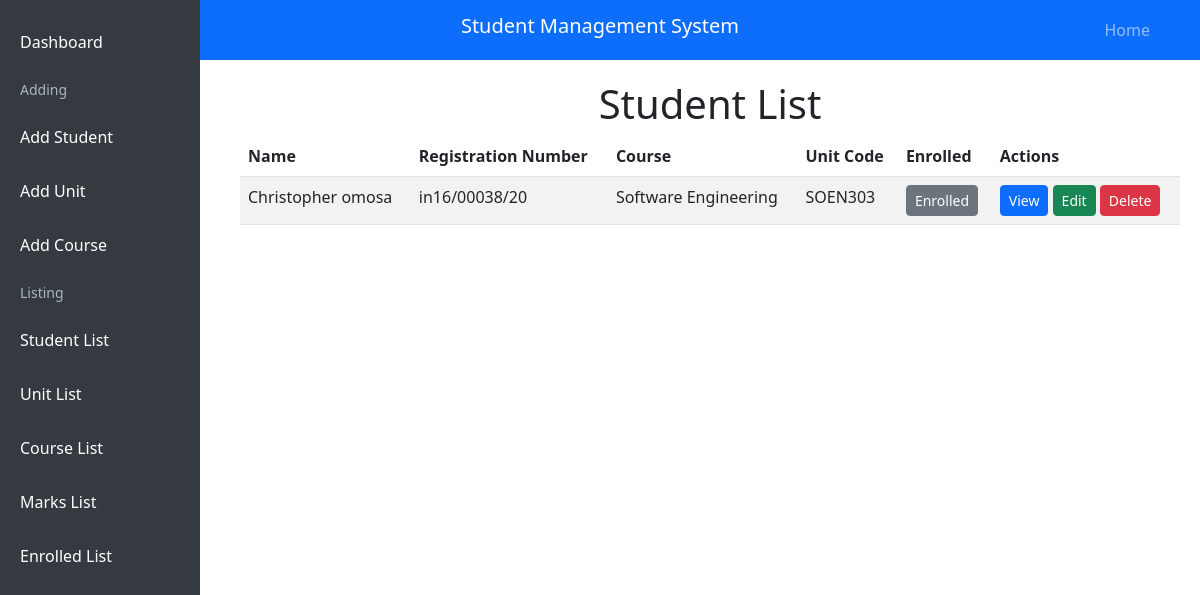
The page /student_list/ on the database its author committed.
### crud_app/models.py (models this page shows, shortened)
class Student(models.Model):
    name = models.CharField(max_length=100)
    reg_no = models.CharField(max_length=20, unique=True)
    course_name = models.ForeignKey(Course,on_delete=models.CASCADE)
    unit_code = models.ForeignKey(Unit, on_delete=models.CASCADE,null=True)
    enrolled = models.BooleanField(default=False)
    graded = models.BooleanField(default=False)

class Course(models.Model):
    course_name = models.CharField(max_length=100)
    description = models.CharField(max_length=100)
    def __str__(self):
        return f"{self.course_name}"

class Unit(models.Model):
    course_name = models.ForeignKey(Course, on_delete=models.CASCADE)
    unit_code = models.CharField(max_length=20,unique=True)
    title = models.CharField(max_length=100)
    cat1 = models.DecimalField(max_digits=5, decimal_places=2)
    cat2 = models.DecimalField(max_digits=5, decimal_places=2)
    cat3 = models.DecimalField(max_digits=5, decimal_places=2)
    final_exam = models.DecimalField(max_digits=5, decimal_places=2)
    def __str__(self):
        return f"{self.unit_code}"

### crud_app/views.py (the view)
# urls.py: path('student_list/',views.student_list,name='student_list'),
def student_list(request):
    students = Student.objects.all().order_by('-id')
    return render(request, 'student_list.html', {'students': students})

### crud_app/templates/student_list.html (shortened to what this page needs)
{% extends 'base.html' %}
{% block content %}
    <h1>Student List</h1>
    <div class="table-responsive">
        <table class="table table-striped">
            <thead>
                <tr>
                    <th>Name</th>
                    <th>Registration Number</th>
                    <th>Course</th>
                    <th>Unit Code</th>
                    <th>Enrolled</th>
                    <th>Actions</th>
                </tr>
            </thead>
            <tbody>
                {% for student in students %}
                    <tr>
                        <td>{{ student.name }}</td>
                        <td>{{ student.reg_no }}</td>
                        <td>{{ student.course_name }}</td>
                        <td>{{ student.unit_code }}</td>
                        <td>
                            {% if student.enrolled %}
                            <a class="btn btn-sm btn-secondary">Enrolled</a>
                            {% else %}
                            <a class="btn btn-sm btn-success" href="{% url 'enroll' pk=student.pk %}">Enroll</a>
                            {% endif %}
                        </td>
                        <td>
                            <a href="{% url 'student_detail' pk=student.pk %}" class="btn btn-primary btn-sm">View</a>
                            <a href="{% url 'edit_student' pk=student.pk %}" class="btn btn-success btn-sm">Edit</a>
                            <a href="{% url 'delete_student' pk=student.pk %}" class="btn btn-danger btn-sm">Delete</a>
                        </td>
                    </tr>
                {% endfor %}
            </tbody>
        </table>
    </div>
{% endblock %}

### static/css/styles.css (style rules this page uses)
body { font-family: Arial, Helvetica, sans-serif; margin: 0; padding: 0; }
h1 { font-size: 36px; margin-top: 0; }
h1 { font-size: 2rem; text-align: center; }

### rows shown on the page
Student: name "Christopher omosa", reg_no "in16/00038/20", course_name "Software Engineering", unit_code "SOEN303", enrolled "Enrolled"
